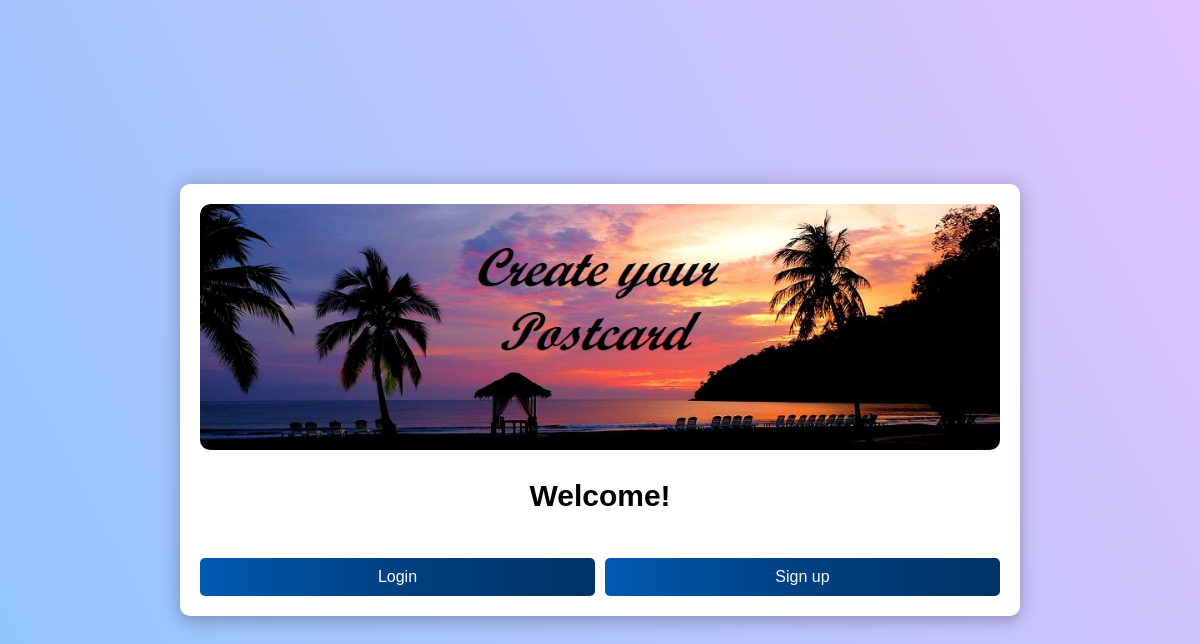
The app's page /, older data.
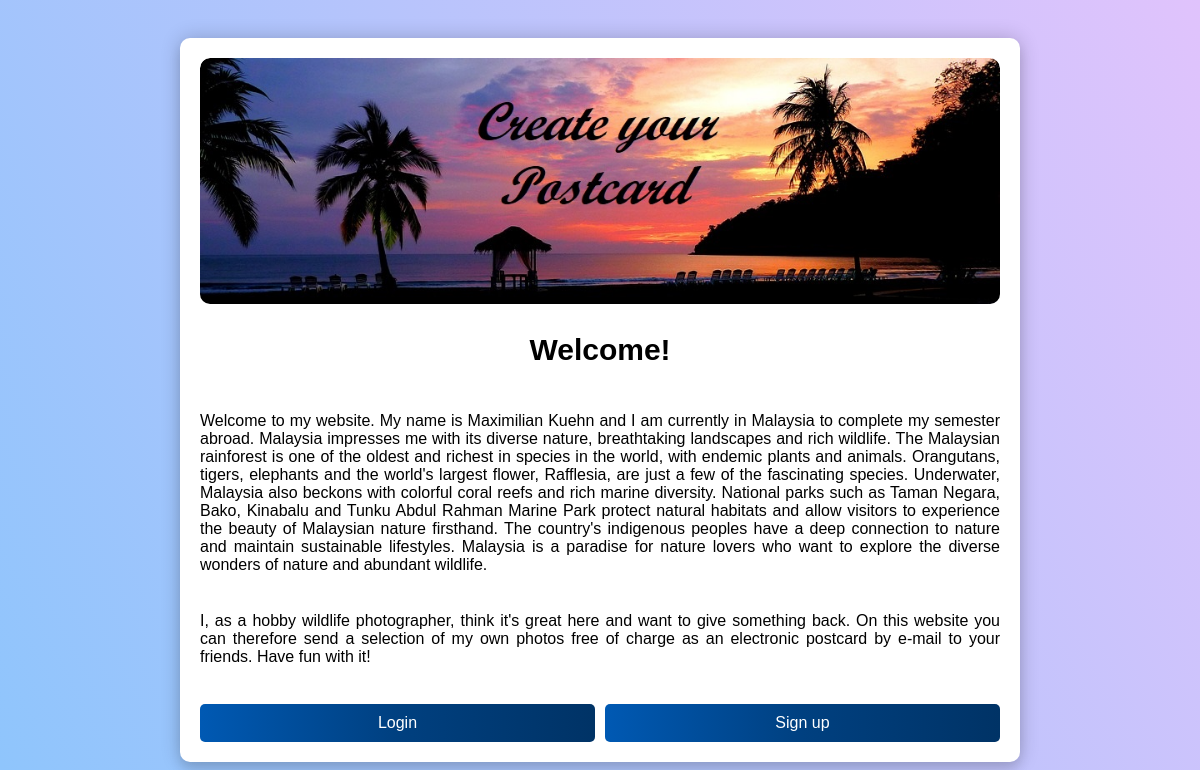
The same page, newer data.
### Home/models.py (models this page shows, shortened)
class Paragraph(models.Model):
    content = models.TextField()

### Home/views.py (the view)
# urls.py: path('',homeaction,name='home'),
def homeaction(request):
    paragraphs = Paragraph.objects.all()
    context = {'paragraphs': paragraphs}
    return render(request,'Home.html', context)

### templates/Home.html (shortened to what this page needs)
{% load static %}
<!DOCTYPE html>
<html>
<head>
  <link rel="stylesheet" type="text/css" href="{% static 'Css/Home.css' %}">
</head>
<body>
  <main>
    <div class="container">
      <header>
        <img src="{% static 'images/paradise_image_test.jpg' %}" alt="Header-Foto">
      </header>
      <h2>Welcome!</h2>
        {% for paragraph in paragraphs %}
          <p class="project-description">{{ paragraph.content}}<br></p>
        {% endfor %}
      <div class="buttons">
        <a href="{% url 'login' %}" class="button">Login</a>
        <a href="{% url 'signup' %}" class="button">Sign up</a>
      </div>
    </div>
  </main>
</body>
</html>

### static/Css/Home.css (style rules this page uses)
body { margin: 0; padding: 0; display: flex; justify-content: center; align-items: center; height: 100vh; background-image: linear-gradient(62deg, #8EC5FC 0%, #E0C3FC 100%); font-family: Arial, sans-serif; }
.container { width: 800px; background-color: #fff; padding: 20px; border-radius: 10px; box-shadow: 0 0 20px rgba(0, 0, 0, 0.2), 0 8px 12px rgba(0, 0, 0, 0.1); }
h2 { text-align: center; font-size: 30px; font-weight: bold; }
.project-description { margin-bottom: 20px; text-align: justify; position: relative; }
.project-description:after { content: ""; display: inline-block; width: 100%; }
.buttons { display: flex; justify-content: center; }
.button { padding: 10px 20px; background: -webkit-linear-gradient(right, #003366, #004080, #0059b3); background: linear-gradient(to left, #003366, #004080, #0059b3); color: #fff; border: none; border-radius: 5px; cursor: pointer; width: 100%; margin-right: 10px; text-align: center; text-decoration: none; transition: background-color 0.3s; }
.button:last-child { margin-right: 0; }
header { text-align: center; border-radius: 10px; overflow: hidden; }
header img { max-width: 100%; height: auto; border-radius: 10px; }

Row changes from the older to the newer data that the page shows:
added Paragraph: content "Welcome to my website. My name is Maximilian Kuehn and I am currently in Malaysia to complete my semester abroad. Malaysia impresses me with its diverse nature, breathtaking landscapes and rich wildlife. The Malaysian rainforest is one of the oldest and richest in species in the world, with endemic plants and animals. Orangutans, tigers, elephants and the world's largest flower, Rafflesia, are just a few of the fascinating species. Underwater, Malaysia also beckons with colorful coral reefs and rich marine diversity. National parks such as Taman Negara, Bako, Kinabalu and Tunku Abdul Rahman Marine Park protect natural habitats and allow visitors to experience the beauty of Malaysian nature…"
added Paragraph: content "I, as a hobby wildlife photographer, think it's great here and want to give something back. On this website you can therefore send a selection of my own photos free of charge as an electronic postcard by e-mail to your friends. Have fun with it!"
